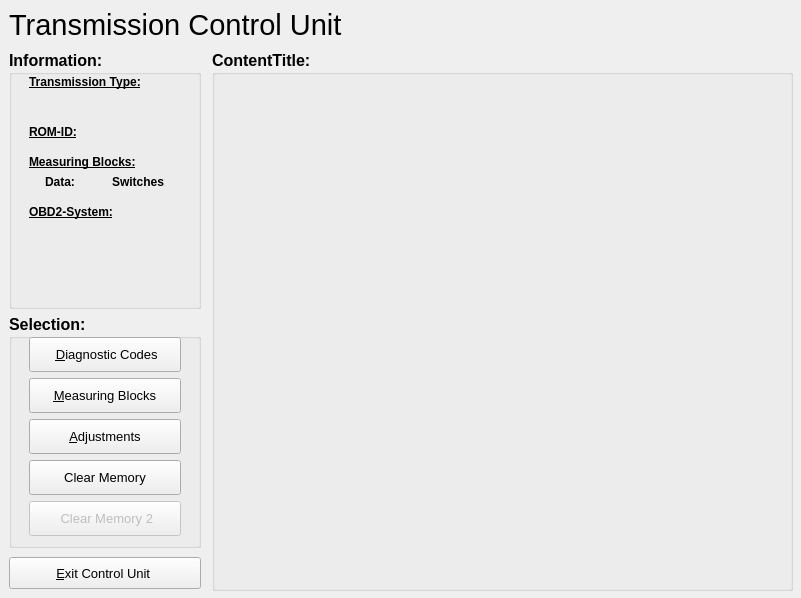
<?xml version="1.0" encoding="UTF-8"?>
<ui version="4.0">
 <class>Transmission_Window</class>
 <widget class="QMainWindow" name="Transmission_Window">
  <property name="windowModality">
   <enum>Qt::ApplicationModal</enum>
  </property>
  <property name="geometry">
   <rect>
    <x>0</x>
    <y>0</y>
    <width>801</width>
    <height>598</height>
   </rect>
  </property>
  <property name="minimumSize">
   <size>
    <width>801</width>
    <height>598</height>
   </size>
  </property>
  <property name="maximumSize">
   <size>
    <width>16777215</width>
    <height>16777215</height>
   </size>
  </property>
  <property name="font">
   <font>
    <family>Liberation Sans</family>
   </font>
  </property>
  <property name="windowTitle">
   <string>Transmission Control Unit</string>
  </property>
  <widget class="QWidget" name="centralwidget">
   <layout class="QGridLayout" name="gridLayout">
    <property name="horizontalSpacing">
     <number>11</number>
    </property>
    <property name="verticalSpacing">
     <number>9</number>
    </property>
    <item row="0" column="0" colspan="2">
     <widget class="QLabel" name="title_label">
      <property name="minimumSize">
       <size>
        <width>411</width>
        <height>32</height>
       </size>
      </property>
      <property name="maximumSize">
       <size>
        <width>411</width>
        <height>32</height>
       </size>
      </property>
      <property name="font">
       <font>
        <pointsize>22</pointsize>
       </font>
      </property>
      <property name="text">
       <string>Transmission Control Unit</string>
      </property>
     </widget>
    </item>
    <item row="1" column="0">
     <widget class="QGroupBox" name="information_groupBox">
      <property name="minimumSize">
       <size>
        <width>192</width>
        <height>259</height>
       </size>
      </property>
      <property name="maximumSize">
       <size>
        <width>192</width>
        <height>16777215</height>
       </size>
      </property>
      <property name="font">
       <font>
        <pointsize>12</pointsize>
        <weight>75</weight>
        <bold>true</bold>
       </font>
      </property>
      <property name="title">
       <string>Information:</string>
      </property>
      <widget class="QLabel" name="transmissiontypetitle_label">
       <property name="geometry">
        <rect>
         <x>20</x>
         <y>24</y>
         <width>150</width>
         <height>16</height>
        </rect>
       </property>
       <property name="font">
        <font>
         <pointsize>9</pointsize>
         <weight>75</weight>
         <bold>true</bold>
         <underline>true</underline>
        </font>
       </property>
       <property name="text">
        <string>Transmission Type:</string>
       </property>
      </widget>
      <widget class="QLabel" name="nrofmbsswstitle_label">
       <property name="geometry">
        <rect>
         <x>20</x>
         <y>104</y>
         <width>150</width>
         <height>16</height>
        </rect>
       </property>
       <property name="font">
        <font>
         <pointsize>9</pointsize>
         <weight>75</weight>
         <bold>true</bold>
         <underline>true</underline>
        </font>
       </property>
       <property name="text">
        <string>Measuring Blocks:</string>
       </property>
      </widget>
      <widget class="QLabel" name="obd2systemTitle_label">
       <property name="geometry">
        <rect>
         <x>20</x>
         <y>154</y>
         <width>125</width>
         <height>16</height>
        </rect>
       </property>
       <property name="font">
        <font>
         <pointsize>9</pointsize>
         <weight>75</weight>
         <bold>true</bold>
         <underline>true</underline>
        </font>
       </property>
       <property name="text">
        <string>OBD2-System:</string>
       </property>
      </widget>
      <widget class="QLabel" name="nrofdatambstitle_label">
       <property name="geometry">
        <rect>
         <x>36</x>
         <y>124</y>
         <width>35</width>
         <height>16</height>
        </rect>
       </property>
       <property name="font">
        <font>
         <pointsize>9</pointsize>
         <weight>75</weight>
         <bold>true</bold>
        </font>
       </property>
       <property name="text">
        <string>Data:</string>
       </property>
      </widget>
      <widget class="QLabel" name="nrofswitchestitle_label">
       <property name="geometry">
        <rect>
         <x>103</x>
         <y>124</y>
         <width>53</width>
         <height>16</height>
        </rect>
       </property>
       <property name="font">
        <font>
         <pointsize>9</pointsize>
         <weight>75</weight>
         <bold>true</bold>
        </font>
       </property>
       <property name="text">
        <string>Switches:</string>
       </property>
      </widget>
      <widget class="QLabel" name="nrofdatambs_label">
       <property name="geometry">
        <rect>
         <x>76</x>
         <y>124</y>
         <width>21</width>
         <height>16</height>
        </rect>
       </property>
       <property name="palette">
        <palette>
         <active>
          <colorrole role="WindowText">
           <brush brushstyle="SolidPattern">
            <color alpha="255">
             <red>0</red>
             <green>0</green>
             <blue>255</blue>
            </color>
           </brush>
          </colorrole>
         </active>
         <inactive>
          <colorrole role="WindowText">
           <brush brushstyle="SolidPattern">
            <color alpha="255">
             <red>0</red>
             <green>0</green>
             <blue>255</blue>
            </color>
           </brush>
          </colorrole>
         </inactive>
         <disabled>
          <colorrole role="WindowText">
           <brush brushstyle="SolidPattern">
            <color alpha="255">
             <red>118</red>
             <green>116</green>
             <blue>108</blue>
            </color>
           </brush>
          </colorrole>
         </disabled>
        </palette>
       </property>
       <property name="font">
        <font>
         <pointsize>9</pointsize>
         <weight>75</weight>
         <bold>true</bold>
        </font>
       </property>
       <property name="text">
        <string/>
       </property>
      </widget>
      <widget class="QLabel" name="nrofswitches_label">
       <property name="geometry">
        <rect>
         <x>163</x>
         <y>124</y>
         <width>21</width>
         <height>16</height>
        </rect>
       </property>
       <property name="palette">
        <palette>
         <active>
          <colorrole role="WindowText">
           <brush brushstyle="SolidPattern">
            <color alpha="255">
             <red>0</red>
             <green>0</green>
             <blue>255</blue>
            </color>
           </brush>
          </colorrole>
         </active>
         <inactive>
          <colorrole role="WindowText">
           <brush brushstyle="SolidPattern">
            <color alpha="255">
             <red>0</red>
             <green>0</green>
             <blue>255</blue>
            </color>
           </brush>
          </colorrole>
         </inactive>
         <disabled>
          <colorrole role="WindowText">
           <brush brushstyle="SolidPattern">
            <color alpha="255">
             <red>118</red>
             <green>116</green>
             <blue>108</blue>
            </color>
           </brush>
          </colorrole>
         </disabled>
        </palette>
       </property>
       <property name="font">
        <font>
         <pointsize>9</pointsize>
         <weight>75</weight>
         <bold>true</bold>
        </font>
       </property>
       <property name="text">
        <string/>
       </property>
      </widget>
      <widget class="QLabel" name="obd2system_label">
       <property name="geometry">
        <rect>
         <x>157</x>
         <y>152</y>
         <width>18</width>
         <height>18</height>
        </rect>
       </property>
       <property name="palette">
        <palette>
         <active>
          <colorrole role="WindowText">
           <brush brushstyle="SolidPattern">
            <color alpha="255">
             <red>0</red>
             <green>0</green>
             <blue>255</blue>
            </color>
           </brush>
          </colorrole>
         </active>
         <inactive>
          <colorrole role="WindowText">
           <brush brushstyle="SolidPattern">
            <color alpha="255">
             <red>0</red>
             <green>0</green>
             <blue>255</blue>
            </color>
           </brush>
          </colorrole>
         </inactive>
         <disabled>
          <colorrole role="WindowText">
           <brush brushstyle="SolidPattern">
            <color alpha="255">
             <red>118</red>
             <green>116</green>
             <blue>108</blue>
            </color>
           </brush>
          </colorrole>
         </disabled>
        </palette>
       </property>
       <property name="font">
        <font>
         <pointsize>9</pointsize>
         <weight>50</weight>
         <bold>false</bold>
        </font>
       </property>
       <property name="text">
        <string/>
       </property>
       <property name="scaledContents">
        <bool>true</bool>
       </property>
      </widget>
      <widget class="QLabel" name="transmissiontype_label">
       <property name="geometry">
        <rect>
         <x>36</x>
         <y>44</y>
         <width>141</width>
         <height>16</height>
        </rect>
       </property>
       <property name="palette">
        <palette>
         <active>
          <colorrole role="WindowText">
           <brush brushstyle="SolidPattern">
            <color alpha="255">
             <red>0</red>
             <green>0</green>
             <blue>255</blue>
            </color>
           </brush>
          </colorrole>
         </active>
         <inactive>
          <colorrole role="WindowText">
           <brush brushstyle="SolidPattern">
            <color alpha="255">
             <red>0</red>
             <green>0</green>
             <blue>255</blue>
            </color>
           </brush>
          </colorrole>
         </inactive>
         <disabled>
          <colorrole role="WindowText">
           <brush brushstyle="SolidPattern">
            <color alpha="255">
             <red>118</red>
             <green>116</green>
             <blue>108</blue>
            </color>
           </brush>
          </colorrole>
         </disabled>
        </palette>
       </property>
       <property name="font">
        <font>
         <pointsize>9</pointsize>
         <weight>75</weight>
         <bold>true</bold>
        </font>
       </property>
       <property name="text">
        <string/>
       </property>
      </widget>
      <widget class="QLabel" name="romIDtitle_label">
       <property name="geometry">
        <rect>
         <x>20</x>
         <y>74</y>
         <width>61</width>
         <height>16</height>
        </rect>
       </property>
       <property name="font">
        <font>
         <pointsize>9</pointsize>
         <weight>75</weight>
         <bold>true</bold>
         <underline>true</underline>
        </font>
       </property>
       <property name="text">
        <string>ROM-ID:</string>
       </property>
      </widget>
      <widget class="QLabel" name="romID_label">
       <property name="geometry">
        <rect>
         <x>80</x>
         <y>74</y>
         <width>91</width>
         <height>16</height>
        </rect>
       </property>
       <property name="palette">
        <palette>
         <active>
          <colorrole role="WindowText">
           <brush brushstyle="SolidPattern">
            <color alpha="255">
             <red>150</red>
             <green>0</green>
             <blue>110</blue>
            </color>
           </brush>
          </colorrole>
         </active>
         <inactive>
          <colorrole role="WindowText">
           <brush brushstyle="SolidPattern">
            <color alpha="255">
             <red>150</red>
             <green>0</green>
             <blue>110</blue>
            </color>
           </brush>
          </colorrole>
         </inactive>
         <disabled>
          <colorrole role="WindowText">
           <brush brushstyle="SolidPattern">
            <color alpha="255">
             <red>118</red>
             <green>116</green>
             <blue>108</blue>
            </color>
           </brush>
          </colorrole>
         </disabled>
        </palette>
       </property>
       <property name="font">
        <font>
         <pointsize>9</pointsize>
         <weight>75</weight>
         <bold>true</bold>
        </font>
       </property>
       <property name="text">
        <string/>
       </property>
       <property name="alignment">
        <set>Qt::AlignCenter</set>
       </property>
      </widget>
     </widget>
    </item>
    <item row="1" column="1" rowspan="3">
     <widget class="QGroupBox" name="content_groupBox">
      <property name="minimumSize">
       <size>
        <width>581</width>
        <height>541</height>
       </size>
      </property>
      <property name="maximumSize">
       <size>
        <width>16777215</width>
        <height>16777215</height>
       </size>
      </property>
      <property name="font">
       <font>
        <pointsize>12</pointsize>
        <weight>75</weight>
        <bold>true</bold>
       </font>
      </property>
      <property name="title">
       <string>ContentTitle:</string>
      </property>
      <layout class="QGridLayout" name="content_gridLayout">
       <property name="margin">
        <number>0</number>
       </property>
       <property name="spacing">
        <number>11</number>
       </property>
      </layout>
     </widget>
    </item>
    <item row="2" column="0">
     <widget class="QGroupBox" name="selection_groupBox">
      <property name="minimumSize">
       <size>
        <width>192</width>
        <height>234</height>
       </size>
      </property>
      <property name="maximumSize">
       <size>
        <width>192</width>
        <height>16777215</height>
       </size>
      </property>
      <property name="font">
       <font>
        <pointsize>12</pointsize>
        <weight>75</weight>
        <bold>true</bold>
       </font>
      </property>
      <property name="title">
       <string>Selection:</string>
      </property>
      <widget class="QPushButton" name="DTCs_pushButton">
       <property name="geometry">
        <rect>
         <x>20</x>
         <y>23</y>
         <width>152</width>
         <height>35</height>
        </rect>
       </property>
       <property name="font">
        <font>
         <pointsize>10</pointsize>
         <weight>50</weight>
         <bold>false</bold>
        </font>
       </property>
       <property name="text">
        <string>  &amp;Diagnostic Codes </string>
       </property>
       <property name="icon">
        <iconset resource="../resources/FreeSSM.qrc">
         <normaloff>:/icons/chrystal/22x22/messagebox_warning.png</normaloff>:/icons/chrystal/22x22/messagebox_warning.png</iconset>
       </property>
       <property name="iconSize">
        <size>
         <width>22</width>
         <height>22</height>
        </size>
       </property>
       <property name="checkable">
        <bool>true</bool>
       </property>
       <property name="autoExclusive">
        <bool>true</bool>
       </property>
      </widget>
      <widget class="QPushButton" name="measuringblocks_pushButton">
       <property name="geometry">
        <rect>
         <x>20</x>
         <y>64</y>
         <width>152</width>
         <height>35</height>
        </rect>
       </property>
       <property name="font">
        <font>
         <pointsize>10</pointsize>
         <weight>50</weight>
         <bold>false</bold>
        </font>
       </property>
       <property name="text">
        <string> &amp;Measuring Blocks </string>
       </property>
       <property name="icon">
        <iconset resource="../resources/FreeSSM.qrc">
         <normaloff>:/icons/oxygen/22x22/applications-utilities.png</normaloff>:/icons/oxygen/22x22/applications-utilities.png</iconset>
       </property>
       <property name="iconSize">
        <size>
         <width>22</width>
         <height>22</height>
        </size>
       </property>
       <property name="checkable">
        <bool>true</bool>
       </property>
       <property name="autoExclusive">
        <bool>true</bool>
       </property>
      </widget>
      <widget class="QPushButton" name="adjustments_pushButton">
       <property name="geometry">
        <rect>
         <x>20</x>
         <y>105</y>
         <width>152</width>
         <height>35</height>
        </rect>
       </property>
       <property name="font">
        <font>
         <pointsize>10</pointsize>
         <weight>50</weight>
         <bold>false</bold>
        </font>
       </property>
       <property name="text">
        <string>     &amp;Adjustments     </string>
       </property>
       <property name="icon">
        <iconset resource="../resources/FreeSSM.qrc">
         <normaloff>:/icons/chrystal/22x22/configure.png</normaloff>:/icons/chrystal/22x22/configure.png</iconset>
       </property>
       <property name="iconSize">
        <size>
         <width>22</width>
         <height>22</height>
        </size>
       </property>
       <property name="checkable">
        <bool>true</bool>
       </property>
       <property name="autoExclusive">
        <bool>true</bool>
       </property>
      </widget>
      <widget class="QPushButton" name="clearMemory_pushButton">
       <property name="geometry">
        <rect>
         <x>20</x>
         <y>146</y>
         <width>152</width>
         <height>35</height>
        </rect>
       </property>
       <property name="font">
        <font>
         <pointsize>10</pointsize>
         <weight>50</weight>
         <bold>false</bold>
        </font>
       </property>
       <property name="text">
        <string>    Clear Memory    </string>
       </property>
       <property name="icon">
        <iconset resource="../resources/FreeSSM.qrc">
         <normaloff>:/icons/chrystal/22x22/eraser.png</normaloff>:/icons/chrystal/22x22/eraser.png</iconset>
       </property>
       <property name="iconSize">
        <size>
         <width>22</width>
         <height>22</height>
        </size>
       </property>
      </widget>
      <widget class="QPushButton" name="clearMemory2_pushButton">
       <property name="enabled">
        <bool>false</bool>
       </property>
       <property name="geometry">
        <rect>
         <x>20</x>
         <y>187</y>
         <width>152</width>
         <height>35</height>
        </rect>
       </property>
       <property name="font">
        <font>
         <pointsize>10</pointsize>
         <weight>50</weight>
         <bold>false</bold>
        </font>
       </property>
       <property name="text">
        <string>   Clear Memory 2  </string>
       </property>
       <property name="icon">
        <iconset resource="../resources/FreeSSM.qrc">
         <normaloff>:/icons/chrystal/22x22/eraser.png</normaloff>:/icons/chrystal/22x22/eraser.png</iconset>
       </property>
       <property name="iconSize">
        <size>
         <width>22</width>
         <height>22</height>
        </size>
       </property>
      </widget>
     </widget>
    </item>
    <item row="3" column="0">
     <widget class="QPushButton" name="exit_pushButton">
      <property name="minimumSize">
       <size>
        <width>192</width>
        <height>32</height>
       </size>
      </property>
      <property name="maximumSize">
       <size>
        <width>192</width>
        <height>32</height>
       </size>
      </property>
      <property name="font">
       <font>
        <pointsize>10</pointsize>
       </font>
      </property>
      <property name="text">
       <string>       &amp;Exit Control Unit        </string>
      </property>
      <property name="icon">
       <iconset resource="../resources/FreeSSM.qrc">
        <normaloff>:/icons/oxygen/32x32/system-shutdown.png</normaloff>:/icons/oxygen/32x32/system-shutdown.png</iconset>
      </property>
      <property name="iconSize">
       <size>
        <width>32</width>
        <height>32</height>
       </size>
      </property>
     </widget>
    </item>
   </layout>
  </widget>
 </widget>
 <resources>
  <include location="../resources/FreeSSM.qrc"/>
 </resources>
 <connections/>
</ui>
